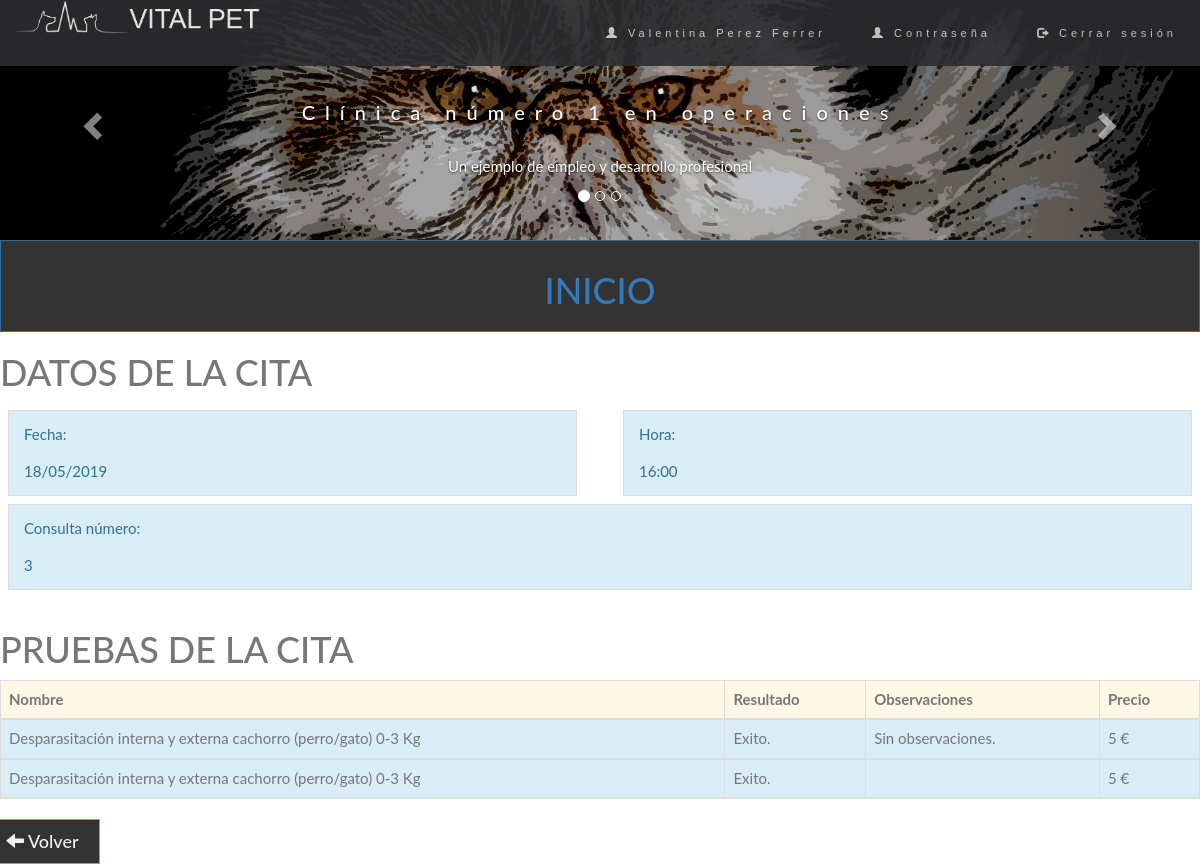
Screenshot of /VISTA/COMUN/vistaDetalleCitas.php?id=2 (signed in) with the database file from the repository.
### tables this page shows
CREATE TABLE `citas` (
  `id_cita` int(11) NOT NULL,
  `fecha_cita` date NOT NULL,
  `hora_cita` varchar(10) NOT NULL,
  `estado_cita` varchar(50) NOT NULL,
  `num_consulta` int(11) NOT NULL,
  `id_mascota` int(11) NOT NULL,
  `id_cliente` int(11) NOT NULL,
  `id_veterinario` int(11) NOT NULL
);

CREATE TABLE `pruebas` (
  `id_prueba` int(11) NOT NULL,
  `id_tipo_prueba` int(11) NOT NULL,
  `id_mascota` int(11) NOT NULL,
  `resultado_prueba` varchar(2000) NOT NULL,
  `observaciones_prueba` varchar(2000) DEFAULT NULL,
  `id_cita` int(11) NOT NULL
);

CREATE TABLE `tipos_pruebas` (
  `id_tipo_prueba` int(11) NOT NULL,
  `nombre_tipo_prueba` varchar(200) NOT NULL,
  `precio_tipo_prueba` float NOT NULL
);

### BBDD/model.php (called while the page is built, shortened)
<?php
    class Model {
        private $conexion;
        function __construct ($host, $user, $pass, $nombreBase){
            $this->conexion = new mysqli($host, $user, $pass);
                $this->conexion->set_charset("utf8");
        }
        public function ejecutarConsulta($consulta){
            $resultado = null;
            if(isset($this->conexion)){
                $resultado = $this->conexion->stmt_init();
                $resultado->prepare($consulta);
                $resultado->execute();
            }
            return $resultado;
        }
        public function devolverConsultaArray($consulta){
            $resultadoConsulta = $this->ejecutarConsulta($consulta);
            $total = null;
                if($resultadoConsulta){
                    $resultado = $resultadoConsulta->get_result();
                }
                if($resultado){
                    $fila = $resultado->fetch_array();
                    while ($fila != null){
                        $total[] = $fila;
                        $fila = $resultado->fetch_array();
                    }
                }
                return $total;
        }
        public function visualizarCitasPruebas($id){
            $consulta = "SELECT P.resultado_prueba, P.observaciones_prueba, C.fecha_cita, C.hora_cita, C.num_consulta,
            C.id_mascota, C.id_cliente, C.id_veterinario, T.nombre_tipo_prueba, T.precio_tipo_prueba
            FROM citas C
            JOIN pruebas P ON C.id_cita = P.id_cita
            JOIN tipos_pruebas T ON P.id_tipo_prueba = T.id_tipo_prueba
            WHERE C.id_cita = $id";
            $resultado = $this->devolverConsultaArray($consulta);
            return $resultado;
         }
    }
?>

### VISTA/COMUN/vistaDetalleCitas.php (the view, shortened to what this page needs)
<!DOCTYPE html>
<html lang="es">
<head>
  <link rel="stylesheet" href="https://maxcdn.bootstrapcdn.com/bootstrap/3.4.0/css/bootstrap.min.css">
  <link href="//netdna.bootstrapcdn.com/bootstrap/3.2.0/css/bootstrap.min.css" rel="stylesheet" id="bootstrap-css">
  <link href="//maxcdn.bootstrapcdn.com/font-awesome/4.2.0/css/font-awesome.min.css" rel="stylesheet">
    <?php
        if ($_SESSION['rol'] == 'Cliente') {
            echo"<link rel='stylesheet' type='text/css' href='../../CSS/estiloClienteIndex.css'>";
        } else {
            echo'<link rel="stylesheet" type="text/css" href="../../CSS/estilo.css">';
        }
    ?>
  <link rel="stylesheet" type="text/css" href="../../CSS/vistaDetalle.css">
</head>
  <body>
    <div class="row">
    <div class="col-12 col-sm-12 col-md-12  col-lg-12">
        <?php
            if ($_SESSION['rol'] == 'Cliente') {
              include "../../INCLUDE/menuCli.inc";
              echo"<button type='button' class='btn btn-primary btn-block'><a href='../CLIENTE/index.php'><h1>INICIO</h1></a></button>";
            } else {
              include "../../INCLUDE/menuPrincipal.inc";
          }
        ?>
    </div>
    <div class="col-12 col-sm-5 col-md-4 col-lg-4">
      </div>
      <?php
          require_once '../../BBDD/model.php';
          $conexion = new Model(Config::$host, Config::$user, Config::$pass, Config::$nombreBase);
          $resultado = $conexion->visualizarCitasPruebas($_GET["id"]);
          $existePruebas = false;
          if ($resultado) {
              $existePruebas = true;
              $cita = $resultado[0];
          } else {
              $resultado = $conexion->visualizarCitaId($_GET["id"]);
              $cita = $resultado;
          }
          if($_SESSION['rol'] != 'Cliente') {
            echo ("<div class='col-12 col-sm-12 col-md-7 col-lg-7'> <ul class='list-group'> <div class='row'> <div class='col-12 col-sm-12 col-md-12  col-lg-12'>");
          }else{
            echo ("<div class='col-11'> <ul class='list-group'> <div class='row margen'> <div class='col-12 col-sm-12 col-md-12  col-lg-12'>");
          }
      ?>
                          <h1>DATOS DE LA CITA</h1>
                        </div>
                        <div class='col-12 col-sm-12 col-md-6  col-lg-6'>
                            <li class='list-group-item list-group-item-action list-group-item-info'><p class="d-flex flex-start">Fecha:</p><?= date("d/m/Y", strtotime($cita['fecha_cita']))?></li>
                        </div>
                        <div class='col-12 col-sm-12 col-md-6  col-lg-6'>
                            <li class='list-group-item list-group-item-action list-group-item-info'><p class="d-flex flex-start">Hora:</p><?= $cita['hora_cita']?></li>
                        </div>
                        <div class='col-12 col-sm-12 col-md-12  col-lg-12'>
                            <li class='list-group-item list-group-item-action list-group-item-info'><p class="d-flex flex-start">Consulta número:</p><?= $cita['num_consulta']?></li>
                        </div>
                        </ul>
                        <div class='col-12 col-sm-12 col-md-12  col-lg-12'>
                        <?php
                        if ($existePruebas) {
                            echo"
                        <h1>PRUEBAS DE LA CITA</h1>
                        <table class = 'table table-bordered table-dark'>
                        <thead>
                          <tr class='warning'>
                            <th>Nombre</th>
                            <th>Resultado</th>
                            <th>Observaciones</th>
                            <th>Precio</th>
                          </tr>";
                            foreach ($resultado as $resul) {
                                echo "<tr class='info'>
                          <td>".$resul["nombre_tipo_prueba"]."</td>
                          <td>".$resul["resultado_prueba"]."</td>
                          <td>".$resul["observaciones_prueba"]."</td>
                          <td>".$resul["precio_tipo_prueba"]." €</td>
                          </tr>";
                            }
                            echo "</table>";
                        }
                        ?>
                    </div>
                    <button class="btn btn-info"><a class="h4" href="<?= $_SERVER['HTTP_REFERER'] ?>"><span class="glyphicon glyphicon-arrow-left"></span> Volver</a></button>
                </div>
            </div>
  </body>
</html>

### CSS/estiloClienteIndex.css (style rules this page uses)
body { font: 400 15px/1.8 Lato, sans-serif; color: #777; }
.list-group-item:first-child { border-top-right-radius: 0; border-top-left-radius: 0; }
.list-group-item:last-child { border-bottom-right-radius: 0; border-bottom-left-radius: 0; }
.btn { padding: 10px 20px; background-color: #333; color: #f1f1f1; border-radius: 0; transition: .2s; }
.margen { margin:0px; }

### CSS/vistaDetalle.css (style rules this page uses)
li { margin:8px; }

### rows the page displays
citas: fecha_cita "18/05/2019", hora_cita "16:00", num_consulta "3"
pruebas: id_tipo_prueba.nombre_tipo_prueba "Desparasitación interna y externa cachorro (perro/gato) 0-3 Kg", resultado_prueba "Exito.", observaciones_prueba "Sin observaciones.", id_tipo_prueba.precio_tipo_prueba "5"
pruebas: id_tipo_prueba.nombre_tipo_prueba "Desparasitación interna y externa cachorro (perro/gato) 0-3 Kg", resultado_prueba "Exito.", id_tipo_prueba.precio_tipo_prueba "5"

### other values shown
$_SESSION['usuario'] "Valentina Perez Ferrer"
